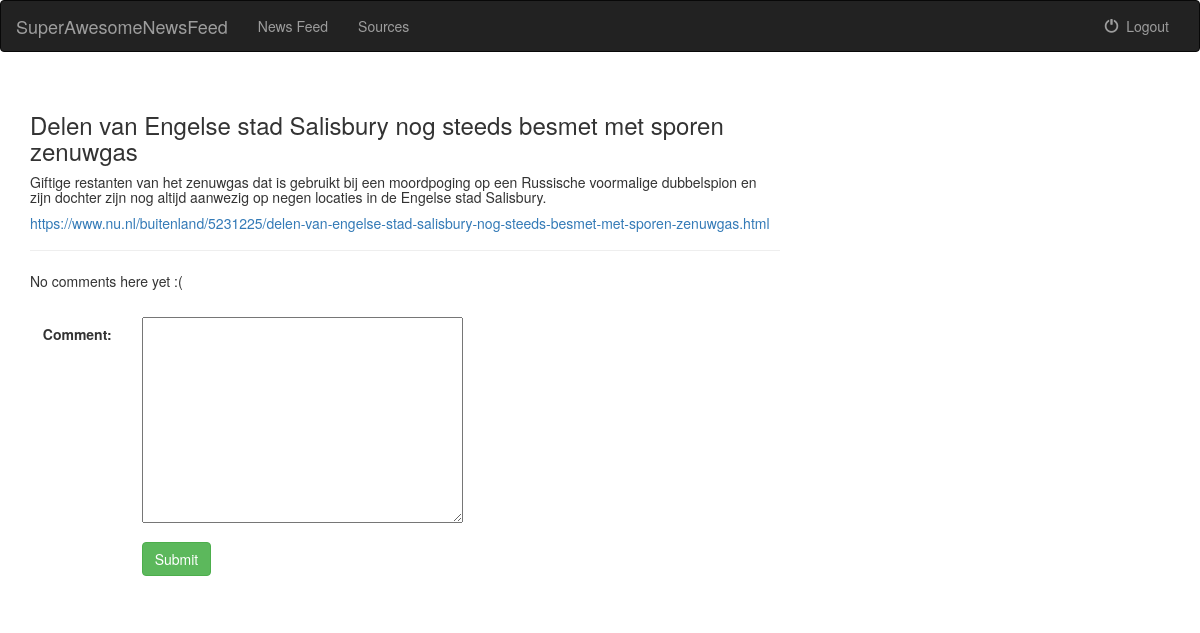
The page /newsfeed/366/comments/ (signed in) on the database its author committed.
### newsfeed/models.py (models this page shows, shortened)
class NewsItem(models.Model):
    source = models.ForeignKey(SourceRSS, on_delete=models.CASCADE)
    title = models.CharField(max_length=250, unique=True)
    summary = models.TextField(max_length=500)
    link = models.URLField()
    favorite = models.BooleanField(default=False)

### newsfeed/views.py (the view)
# urls.py: path('<int:news_id>/comments/', views.comments, name='comments'),
@login_required(login_url='/login/')
def comments(request, news_id):
    news_item = get_object_or_404(NewsItem, pk=news_id)
    all_comments = Comments.objects.filter(news_item=news_item)
    form = CommentForm(request.POST or None)
    news_item = get_object_or_404(NewsItem, pk=news_id)
    if form.is_valid():
        comment = form.save(commit=False)
        comment.user = request.user
        comment.news_item = news_item
        comment.save()
        return redirect('newsfeed:comments', news_id)
    context = {
        'news_item': news_item,
        'comments': all_comments,
        "form": form
    }
    return render(request, 'newsfeed/comments.html', context)

### newsfeed/forms.py
class CommentForm(forms.ModelForm):
    class Meta:
        model = Comments
        fields = ['comment']

### newsfeed/templates/newsfeed/comments.html (shortened to what this page needs)
{% extends 'newsfeed/base.html' %}
{% block body %}
<div class="container">
    <div class="row">
        <div class="col-md-8">
            <div class="page-header">
                <h3>{{ news_item.title }}</h3>
                <h5>{{ news_item.summary }}</h5>
                <h5><a href="{{ news_item.link }}">{{ news_item.link }}</a></h5>
            </div>
            {% for comment in comments %}
            <div class="comments-list">
                <div class="media">
                    <p class="pull-right"><small>{{ comment.date }}</small></p>
                    <div class="media-body">
                        <h4 class="media-heading user_name">{{ comment.user.username }}</h4>
                              {{ comment.comment }}
                        <p><small><a href="{% url 'newsfeed:like_comment' comment.pk %}">
                            <span class="glyphicon glyphicon-thumbs-up" aria-hidden="true"></span>&nbsp; Like  {{ comment.likes }}
                        </a></small></p>
                        <hr>
                    </div>
                </div>
            </div>
            {% empty %}
            <p>No comments here yet :(</p>
            {% endfor %}
        </div>
    </div>
</div>
<div class="container-fluid">
    <div class="row">
        <div class="col-sm-12 col-md-7">
            <div class="panel-body">
                <form class="form-horizontal" role="form" action="" method="post" enctype="multipart/form-data">
                    {% include 'newsfeed/form_template.html' %}
                    <div class="form-group">
                        <div class="col-sm-offset-2 col-sm-10">
                            <button type="submit" class="btn btn-success">Submit</button>
                        </div>
                    </div>
                </form>
            </div>
        </div>
    </div>
</div>
{% endblock %}

### rows shown on the page
NewsItem: title "Delen van Engelse stad Salisbury nog steeds besmet met sporen zenuwgas", summary "Giftige restanten van het zenuwgas dat is gebruikt bij een moordpoging op een Russische voormalige dubbelspion en zijn dochter zijn nog altijd aanwezig op negen locaties in de Engelse stad Salisbury.", link "https://www.nu.nl/buitenland/5231225/delen-van-engelse-stad-salisbury-nog-steeds-besmet-met-sporen-zenuwgas.html"

### other values the page prints
{{ field.label_tag }} "Comment:"
